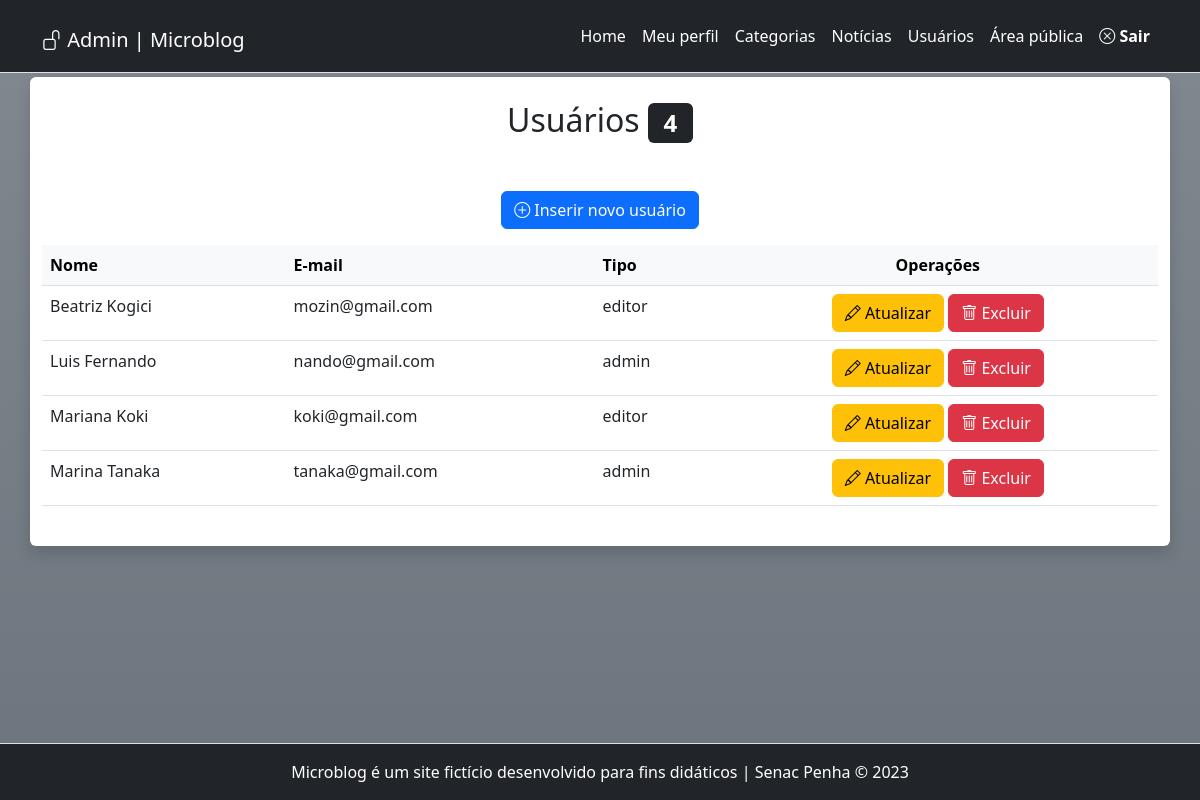
The app's page /admin/usuarios.php (signed in) with its own data.
### tables this page shows
CREATE TABLE `usuarios` (
  `id` smallint(6) NOT NULL,
  `nome` varchar(45) NOT NULL,
  `email` varchar(45) NOT NULL,
  `senha` varchar(255) NOT NULL,
  `tipo` enum('admin','editor') NOT NULL
);

### src/Banco.php (called while the page is built, shortened)
<?php
abstract class Banco {
    private static string $servidor = "localhost";
    private static string $usuario = "root";
    private static string $senha = "";
    private static string $banco = "microblog_tanaka";
    private static ?PDO $conexao = null;
    public static function conecta():PDO {
        if(self::$conexao === null){
            try {
                self::$conexao = new PDO(
                    "mysql:host=".self::$servidor.";
                    dbname=".self::$banco.";
                    charset=utf8",
                    self::$usuario,
                    self::$senha
                );
                self::$conexao->setAttribute( PDO::ATTR_ERRMODE, PDO::ERRMODE_EXCEPTION);
            } catch (Exception $erro) {
                die("Deu ruim: ".$erro->getMessage());
            }
        }
        return self::$conexao;
    }
}

### src/Usuario.php (called while the page is built, shortened)
<?php
class Usuario {
    private PDO $conexao;
    public function __construct(){
        $this->conexao = Banco::conecta();
    }
    public function listar(): array {
        $sql = "SELECT * FROM usuarios ORDER BY nome";
        try {
            $consulta = $this->conexao->prepare($sql);
            $consulta->execute();
            $resultado = $consulta->fetchAll(PDO::FETCH_ASSOC);
        } catch (Exception $erro) {
            die("Erro ao exibir dados dos usuários". $erro->getMessage());
        }
        return $resultado;
    }
}

### admin/usuarios.php (the view, shortened to what this page needs)
<?php
require_once "../inc/cabecalho-admin.php";
$usuario = new Usuario;
$dadosDoUsuario = $usuario->listar();
?>
<div class="row">
	<article class="col-12 bg-white rounded shadow my-1 py-4">
		<h2 class="text-center">
		Usuários <span class="badge bg-dark"><?=count($dadosDoUsuario)?></span>
		</h2>
		<p class="text-center mt-5">
			<a class="btn btn-primary" href="usuario-insere.php">
			<i class="bi bi-plus-circle"></i>
			Inserir novo usuário</a>
		</p>
		<div class="table-responsive">
			<table class="table table-hover">
				<thead class="table-light">
					<tr>
						<th>Nome</th>
						<th>E-mail</th>
						<th>Tipo</th>
						<th class="text-center">Operações</th>
					</tr>
				</thead>
				<tbody>
				<?php foreach($dadosDoUsuario as $usuarios){ ?>
					<tr>
						<td> <?=$usuarios['nome']?> </td>
						<td> <?=$usuarios['email']?> </td>
						<td> <?=$usuarios['tipo']?> </td>
						<td class="text-center">
						<a class="btn btn-warning" href="usuario-atualiza.php?id=<?=$usuarios['id']?>">
							<i class="bi bi-pencil"></i> Atualizar
						</a>
						<a class="btn btn-danger excluir" href="usuario-exclui.php?id=<?=$usuarios['id']?>">
							<i class="bi bi-trash"></i> Excluir
						</a>
						</td>
					</tr>
				<?php } ?>
				</tbody>
			</table>
	</div>
	</article>
</div>
<?php
require_once "../inc/rodape-admin.php";
?>

### records on screen
usuarios: nome "Beatriz Kogici", email "mozin@gmail.com", tipo "editor"
usuarios: nome "Luis Fernando", email "nando@gmail.com", tipo "admin"
usuarios: nome "Mariana Koki", email "koki@gmail.com", tipo "editor"
usuarios: nome "Marina Tanaka", email "tanaka@gmail.com", tipo "admin"

### other values on screen
count($dadosDoUsuario) "4"
